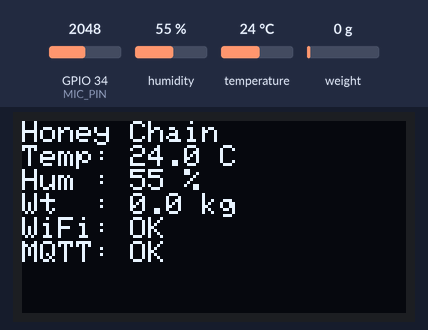
A sketch run on a simulated ESP32. On the bench: 128×64 one-colour display. Inputs (shaded band) come from the test bench; at power-on: GPIO 34 (MIC_PIN) = 2048, humidity 55 %, temperature 24 °C, weight on the scale 0 g. WiFi joins after 1.5 s; servers stay silent unless stated; no MQTT or app messages arrive unless stated; what the sketch prints to the serial monitor is not drawn.

Above: at 30.6 s.

The sketch:

esp32-hive-node.ino
```cpp
#include <WiFi.h>
#include <PubSubClient.h>
#include <Wire.h>
#include <Adafruit_Sensor.h>
#include <Adafruit_BME280.h>
#include <HX711.h>
#include <Adafruit_GFX.h>
#include <Adafruit_SSD1306.h>
#include <ArduinoJson.h>

// ---- Fill these in once you have hardware + credentials ----
const char* WIFI_SSID = "YOUR_WIFI_SSID";
const char* WIFI_PASSWORD = "YOUR_WIFI_PASSWORD";
const char* MQTT_BROKER = "192.168.1.X"; // your machine's LAN IP running Mosquitto
const int   MQTT_PORT = 1883;
const char* HIVE_CODE = "HIVE-001"; // MUST match a real hiveCode created in the dashboard

// ---- Pin mapping — exactly matching your circuit diagram ----
#define BME_SDA 21
#define BME_SCL 22
#define HX711_DT 19
#define HX711_SCK 18
#define MIC_PIN 34

// ---- HX711 calibration — set once you have the load cell in hand ----
// Procedure: 1) tare with nothing on the load cell, 2) place a known weight (e.g. 1kg),
// 3) note the raw reading, 4) CALIBRATION_FACTOR = rawReading / knownWeightKg
float CALIBRATION_FACTOR = 2280.0; // placeholder — recalculate with a real known weight

Adafruit_BME280 bme;
HX711 scale;
Adafruit_SSD1306 display(128, 64, &Wire, -1);
WiFiClient espClient;
PubSubClient mqttClient(espClient);

const unsigned long READ_INTERVAL_MS = 30000; // every 30s
unsigned long lastReadTime = 0;

void connectWifi() {
  WiFi.begin(WIFI_SSID, WIFI_PASSWORD);
  Serial.print("Connecting to WiFi");
  while (WiFi.status() != WL_CONNECTED) {
    delay(500);
    Serial.print(".");
  }
  Serial.println(" connected.");
}

void connectMqtt() {
  while (!mqttClient.connected()) {
    Serial.print("Connecting to MQTT broker...");
    if (mqttClient.connect(HIVE_CODE)) {
      Serial.println(" connected.");
    } else {
      Serial.print(" failed, rc="); Serial.print(mqttClient.state());
      Serial.println(" retrying in 3s");
      delay(3000);
    }
  }
}

void updateDisplay(float temp, float hum, float weight, float acoustic) {
  display.clearDisplay();
  display.setTextSize(1);
  display.setTextColor(SSD1306_WHITE);
  display.setCursor(0, 0);
  display.println("Honey Chain");
  display.print("Temp: "); display.print(temp, 1); display.println(" C");
  display.print("Hum : "); display.print(hum, 0); display.println(" %");
  display.print("Wt  : "); display.print(weight, 1); display.println(" kg");
  display.print("WiFi: "); display.println(WiFi.status() == WL_CONNECTED ? "OK" : "--");
  display.print("MQTT: "); display.println(mqttClient.connected() ? "OK" : "--");
  display.display();
}

void setup() {
  Serial.begin(115200);
  Wire.begin(BME_SDA, BME_SCL);

  if (!bme.begin(0x76)) {
    Serial.println("BME280 not found — check wiring.");
  }

  scale.begin(HX711_DT, HX711_SCK);
  scale.set_scale(CALIBRATION_FACTOR);
  scale.tare(); // zero the scale — do this with nothing on the load cell

  if (!display.begin(SSD1306_SWITCHCAPVCC, 0x3C)) {
    Serial.println("OLED not found — check wiring.");
  }
  display.clearDisplay();
  display.display();

  connectWifi();
  mqttClient.setServer(MQTT_BROKER, MQTT_PORT);
}

void loop() {
  if (!mqttClient.connected()) connectMqtt();
  mqttClient.loop();

  if (millis() - lastReadTime >= READ_INTERVAL_MS) {
    lastReadTime = millis();

    float temperature = bme.readTemperature();
    float humidity = bme.readHumidity();
    float weight = scale.get_units(5); // average of 5 readings

    // Placeholder acoustic score — real feature extraction (MFCC etc.) happens server-side
    // in Phase 17; this just normalizes a raw analog read to a rough 0-1 activity signal.
    int rawMic = analogRead(MIC_PIN);
    float acousticScore = constrain(rawMic / 4095.0, 0.0, 1.0);

    StaticJsonDocument<256> doc;
    doc["temperature"] = temperature;
    doc["humidity"] = humidity;
    doc["weight"] = weight;
    doc["acousticScore"] = acousticScore;
    doc["timestamp"] = "1970-01-01T00:00:00.000Z"; // ESP32 has no RTC by default —
    // the ingestion service will need a real timestamp; simplest fix once hardware is up:
    // sync via NTP (WiFi.h supports this) and format properly, OR let the backend stamp
    // arrival time server-side instead of trusting the device clock. Flag this when we
    // wire the real device — don't ship the placeholder above as-is.

    char payload[256];
    serializeJson(doc, payload);

    String topic = String("honeychain/hives/") + HIVE_CODE + "/sensors";
    mqttClient.publish(topic.c_str(), payload);

    updateDisplay(temperature, humidity, weight, acousticScore);
    Serial.println(payload);
  }
}
```
